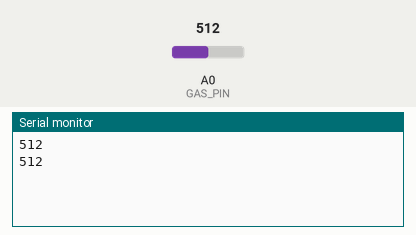
Recording of a sketch running on a simulated Arduino Uno, built with avr-gcc and run on an emulated ATmega328P. Shown: the last lines printed to the serial monitor. Inputs (shaded band) come from the test bench; at power-on: A0 (GAS_PIN) = 512.

Above: at 2.3 s.
2.4 s: A0 (GAS_PIN) set to 660
At 4.2 s:
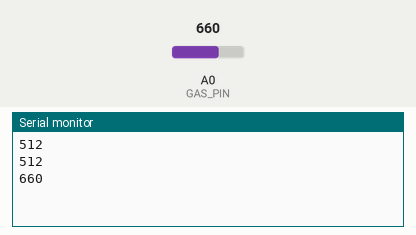
4.5 s: A0 (GAS_PIN) set to 640
At 5.6 s:
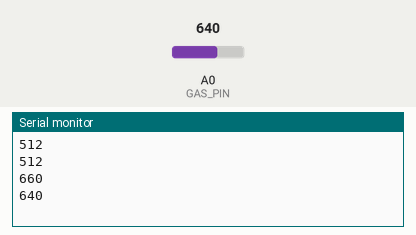
Timing chart, 0 to 7.5 s (numbered marks = the images above; inputs shaded):
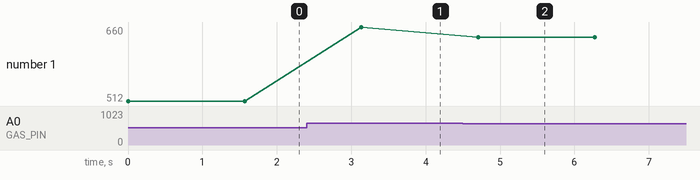

The sketch:

send.ino
```cpp
#include <IRremote.h>

const int GAS_PIN = A0;
int GAS_value;

#define IR_SEND_PIN 2
IRsend irsend(IR_SEND_PIN);
uint32_t NEC_command;
uint32_t noRepeats = 2;

void setup() {
  Serial.begin(115200);
}
void loop() {
  GAS_value = analogRead(GAS_PIN);
  Serial.println(GAS_value);
  if (GAS_value >= 650) {
    NEC_command = 0x1C;
  } else {
    NEC_command = 0x1D;
  }

  irsend.sendNEC(0x00, NEC_command, noRepeats);
  delay(1500);
}
```

Measured:
- after the input at 2.4 s, the serial monitor: prints a new line after 0.74 s (image 1)
- after the input at 4.5 s, the serial monitor: prints a new line after 0.21 s (image 2)
- plotted number 1: 512 → 660 after the input at 2.4 s, 660 → 640 after the input at 4.5 s
